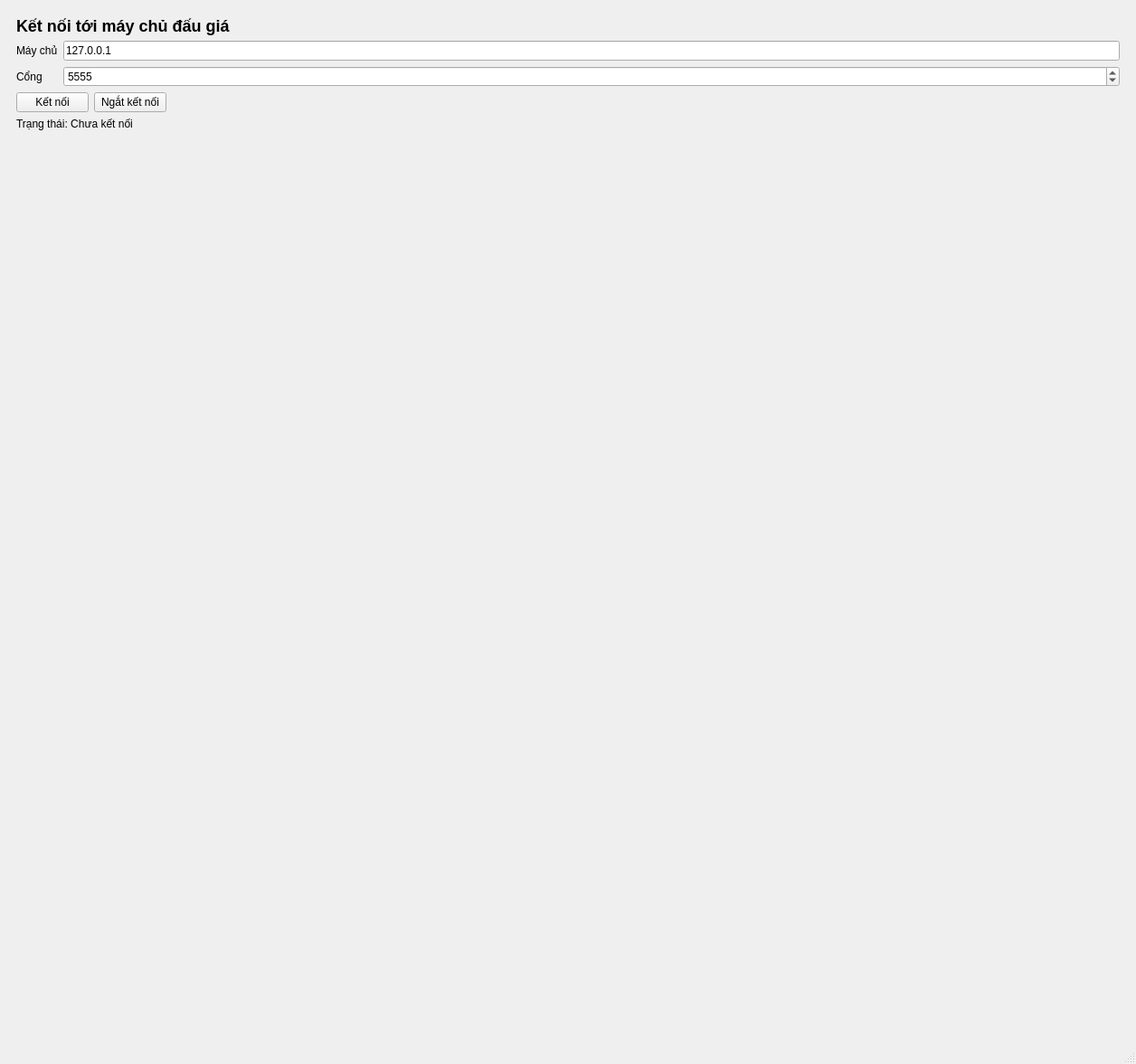
<?xml version='1.0' encoding='utf-8'?>
<ui version="4.0">
 <class>MainWindow</class>
<widget class="QMainWindow" name="MainWindow">
  <property name="windowTitle">
   <string>Ứng dụng đấu giá (Qt)</string>
  </property>
 <widget class="QWidget" name="centralwidget">
   <layout class="QVBoxLayout" name="verticalLayout">
    <item>
     <widget class="QStackedWidget" name="stackedWidget">
      <widget class="QWidget" name="pageConnect">
       <layout class="QVBoxLayout" name="vConnect">
        <item>
         <widget class="QLabel" name="lblTitleConnect">
          <property name="text">
           <string>&lt;h2&gt;Kết nối tới máy chủ đấu giá&lt;/h2&gt;</string>
          </property>
         </widget>
        </item>
       <item>
         <layout class="QFormLayout" name="formConnect">
          <item row="0" column="0">
           <widget class="QLabel" name="lblHost">
            <property name="text">
             <string>Máy chủ</string>
            </property>
           </widget>
          </item>
         <item row="0" column="1">
           <widget class="QLineEdit" name="edtHost">
            <property name="text">
             <string>127.0.0.1</string>
            </property>
           </widget>
          </item>
         <item row="1" column="0">
           <widget class="QLabel" name="lblPort">
            <property name="text">
             <string>Cổng</string>
            </property>
           </widget>
          </item>
         <item row="1" column="1">
           <widget class="QSpinBox" name="spinPort">
            <property name="minimum">
             <number>1</number>
            </property>
           <property name="maximum">
             <number>65535</number>
            </property>
           <property name="value">
             <number>5555</number>
            </property>
           </widget>
          </item>
         </layout>
        </item>
       <item>
         <layout class="QHBoxLayout" name="hConnectBtns">
          <item>
           <widget class="QPushButton" name="btnConnect">
            <property name="text">
             <string>Kết nối</string>
            </property>
           </widget>
          </item>
         <item>
           <widget class="QPushButton" name="btnDisconnect">
            <property name="text">
             <string>Ngắt kết nối</string>
            </property>
           </widget>
          </item>
         <item>
           <spacer name="spConnect">
            <property name="orientation">
             <enum>Qt::Horizontal</enum>
            </property>
           <property name="sizeHint" stdset="0">
             <size>
              <width>200</width>
             <height>20</height>
             </size>
            </property>
           </spacer>
          </item>
         </layout>
        </item>
       <item>
         <widget class="QLabel" name="lblConnStatus">
          <property name="text">
           <string>Trạng thái: Chưa kết nối</string>
          </property>
         </widget>
        </item>
       <item>
         <spacer name="spConnectBottom">
          <property name="orientation">
           <enum>Qt::Vertical</enum>
          </property>
         <property name="sizeHint" stdset="0">
           <size>
            <width>20</width>
           <height>200</height>
           </size>
          </property>
         </spacer>
        </item>
       </layout>
      </widget>
     <widget class="QWidget" name="pageLogin">
       <layout class="QVBoxLayout" name="vLogin">
        <item>
         <widget class="QLabel" name="lblTitleLogin">
          <property name="text">
           <string>&lt;h2&gt;Đăng nhập&lt;/h2&gt;</string>
          </property>
         </widget>
        </item>
       <item>
         <layout class="QFormLayout" name="formLogin">
          <item row="0" column="0">
           <widget class="QLabel" name="lblUser">
            <property name="text">
             <string>Tên đăng nhập</string>
            </property>
           </widget>
          </item>
         <item row="0" column="1">
           <widget class="QLineEdit" name="edtUser" />
          </item>
         <item row="1" column="0">
           <widget class="QLabel" name="lblPass">
            <property name="text">
             <string>Mật khẩu</string>
            </property>
           </widget>
          </item>
         <item row="1" column="1">
           <widget class="QLineEdit" name="edtPass">
            <property name="echoMode">
             <enum>QLineEdit::Password</enum>
            </property>
           </widget>
          </item>
         </layout>
        </item>
       <item>
         <layout class="QHBoxLayout" name="hLoginBtns">
          <item>
           <widget class="QPushButton" name="btnLogin">
            <property name="text">
             <string>Đăng nhập</string>
            </property>
           </widget>
          </item>
         <item>
           <widget class="QPushButton" name="btnBackToConnect">
            <property name="text">
             <string>Quay lại</string>
            </property>
           </widget>
          </item>
         <item>
           <spacer name="spLogin">
            <property name="orientation">
             <enum>Qt::Horizontal</enum>
            </property>
           <property name="sizeHint" stdset="0">
             <size>
              <width>200</width>
             <height>20</height>
             </size>
            </property>
           </spacer>
          </item>
         </layout>
        </item>
       <item>
         <widget class="QLabel" name="lblAuthStatus">
          <property name="text">
           <string>Trạng thái: Chưa đăng nhập</string>
          </property>
         </widget>
        </item>
       <item>
         <spacer name="spLoginBottom">
          <property name="orientation">
           <enum>Qt::Vertical</enum>
          </property>
         <property name="sizeHint" stdset="0">
           <size>
            <width>20</width>
           <height>200</height>
           </size>
          </property>
         </spacer>
        </item>
       </layout>
      </widget>
     <widget class="QWidget" name="pageRooms">
       <layout class="QVBoxLayout" name="vRooms">
        <item>
         <layout class="QHBoxLayout" name="hHomeHeader">
          <item>
           <widget class="QLabel" name="lblTitleRooms">
            <property name="text">
             <string>&lt;h2&gt;Trang chủ đấu giá&lt;/h2&gt;</string>
            </property>
           </widget>
          </item>
         <item>
           <spacer name="spHomeHeader">
            <property name="orientation">
             <enum>Qt::Horizontal</enum>
            </property>
           <property name="sizeHint" stdset="0">
             <size>
              <width>200</width>
             <height>20</height>
             </size>
            </property>
           </spacer>
          </item>
         <item>
           <widget class="QLabel" name="lblUserInfo">
            <property name="text">
             <string>Xin chào: - (vai trò: -)</string>
            </property>
           </widget>
          </item>
         <item>
           <widget class="QPushButton" name="btnLogout">
            <property name="text">
             <string>Đăng xuất</string>
            </property>
           </widget>
          </item>
         </layout>
        </item>
       <item>
         <widget class="QTabWidget" name="tabHome">
          <property name="currentIndex">
           <number>0</number>
          </property>
         <widget class="QWidget" name="tabRooms">
           <attribute name="title">
            <string>Phòng đấu giá</string>
           </attribute>
          <layout class="QHBoxLayout" name="hRoomsBody">
            <item>
             <layout class="QVBoxLayout" name="vRoomsLeft">
              <item>
               <layout class="QHBoxLayout" name="hRoomsTools">
                <item>
                 <widget class="QLineEdit" name="edtRoomSearch">
                  <property name="placeholderText">
                   <string>Tìm phòng (theo tên / mã / chủ phòng)...</string>
                  </property>
                 </widget>
                </item>
               <item>
                 <widget class="QComboBox" name="cmbRoomScope">
                  <item>
                   <property name="text">
                    <string>Tất cả phòng</string>
                   </property>
                  </item>
                 <item>
                   <property name="text">
                    <string>Phòng của tôi</string>
                   </property>
                  </item>
                 </widget>
                </item>
               <item>
                 <widget class="QComboBox" name="cmbRoomStatus">
                  <item>
                   <property name="text">
                    <string>Tất cả trạng thái</string>
                   </property>
                  </item>
                 <item>
                   <property name="text">
                    <string>Chờ</string>
                   </property>
                  </item>
                 <item>
                   <property name="text">
                    <string>Đang đấu giá</string>
                   </property>
                  </item>
                 <item>
                   <property name="text">
                    <string>Đã kết thúc</string>
                   </property>
                  </item>
                 </widget>
                </item>
               <item>
                 <widget class="QPushButton" name="btnRefreshRooms">
                  <property name="text">
                   <string>Làm mới</string>
                  </property>
                 </widget>
                </item>
               </layout>
              </item>
             <item>
               <widget class="QTableWidget" name="tblRooms">
                <property name="alternatingRowColors">
                 <bool>true</bool>
                </property>
               <property name="selectionBehavior">
                 <enum>QAbstractItemView::SelectRows</enum>
                </property>
               <property name="selectionMode">
                 <enum>QAbstractItemView::SingleSelection</enum>
                </property>
               <property name="editTriggers">
                 <set>QAbstractItemView::NoEditTriggers</set>
                </property>
               <property name="rowCount">
                 <number>0</number>
                </property>
               <property name="columnCount">
                 <number>5</number>
                </property>
               <column>
                 <property name="text">
                  <string>Mã</string>
                 </property>
                </column>
               <column>
                 <property name="text">
                  <string>Tên phòng</string>
                 </property>
                </column>
               <column>
                 <property name="text">
                  <string>Trạng thái</string>
                 </property>
                </column>
               <column>
                 <property name="text">
                  <string>Người trong phòng</string>
                 </property>
                </column>
               <column>
                 <property name="text">
                  <string>Chủ phòng</string>
                 </property>
                </column>
               </widget>
              </item>
             </layout>
            </item>
           <item>
             <layout class="QVBoxLayout" name="vRoomsRight">
              <item>
               <widget class="QGroupBox" name="grpQuickActions">
                <property name="title">
                 <string>Thao tác nhanh</string>
                </property>
               <layout class="QVBoxLayout" name="vQuick">
                 <item>
                  <layout class="QHBoxLayout" name="hCreate">
                   <item>
                    <widget class="QLineEdit" name="edtCreateRoom">
                     <property name="placeholderText">
                      <string>Nhập tên phòng để tạo</string>
                     </property>
                    </widget>
                   </item>
                  <item>
                    <widget class="QPushButton" name="btnCreateRoom">
                     <property name="text">
                      <string>Tạo phòng</string>
                     </property>
                    </widget>
                   </item>
                  </layout>
                 </item>
                <item>
                  <layout class="QHBoxLayout" name="hJoin">
                   <item>
                    <widget class="QLineEdit" name="edtJoinRoomId">
                     <property name="placeholderText">
                      <string>Mã phòng hoặc tên phòng để tham gia</string>
                     </property>
                    </widget>
                   </item>
                  <item>
                    <widget class="QPushButton" name="btnJoinRoom">
                     <property name="text">
                      <string>Tham gia</string>
                     </property>
                    </widget>
                   </item>
                  </layout>
                 </item>
                <item>
                  <layout class="QHBoxLayout" name="hJoinSelectedRow">
                   <item>
                    <widget class="QPushButton" name="btnJoinSelected">
                     <property name="text">
                      <string>Tham gia phòng đang chọn</string>
                     </property>
                    </widget>
                   </item>
                  <item>
                    <widget class="QPushButton" name="btnOpenHistory">
                     <property name="text">
                      <string>Xem lịch sử</string>
                     </property>
                    </widget>
                   </item>
                  </layout>
                 </item>
                </layout>
               </widget>
              </item>
             <item>
               <widget class="QGroupBox" name="grpRoomDetails">
                <property name="title">
                 <string>Phòng đang chọn</string>
                </property>
               <layout class="QVBoxLayout" name="vSelRoom">
                <item>
                 <layout class="QFormLayout" name="formRoomDetails">
                  <item row="0" column="0">
                   <widget class="QLabel" name="lblSelIdTitle">
                    <property name="text">
                     <string>Mã</string>
                    </property>
                   </widget>
                  </item>
                  <item row="0" column="1">
                   <widget class="QLabel" name="lblSelRoomId">
                    <property name="text">
                     <string>-</string>
                    </property>
                   </widget>
                  </item>
                  <item row="1" column="0">
                   <widget class="QLabel" name="lblSelNameTitle">
                    <property name="text">
                     <string>Tên</string>
                    </property>
                   </widget>
                  </item>
                  <item row="1" column="1">
                   <widget class="QLabel" name="lblSelRoomName">
                    <property name="text">
                     <string>-</string>
                    </property>
                   </widget>
                  </item>
                  <item row="2" column="0">
                   <widget class="QLabel" name="lblSelStatusTitle">
                    <property name="text">
                     <string>Trạng thái</string>
                    </property>
                   </widget>
                  </item>
                  <item row="2" column="1">
                   <widget class="QLabel" name="lblSelRoomStatus">
                    <property name="text">
                     <string>-</string>
                    </property>
                   </widget>
                  </item>
                  <item row="3" column="0">
                   <widget class="QLabel" name="lblSelPartTitle">
                    <property name="text">
                     <string>Người tham gia</string>
                    </property>
                   </widget>
                  </item>
                  <item row="3" column="1">
                   <widget class="QLabel" name="lblSelRoomParticipants">
                    <property name="text">
                     <string>-</string>
                    </property>
                   </widget>
                  </item>
                  <item row="4" column="0">
                   <widget class="QLabel" name="lblSelOwnerTitle">
                    <property name="text">
                     <string>Chủ phòng</string>
                    </property>
                   </widget>
                  </item>
                  <item row="4" column="1">
                   <widget class="QLabel" name="lblSelRoomOwner">
                    <property name="text">
                     <string>-</string>
                    </property>
                   </widget>
                  </item>
                 </layout>
                </item>
                <item>
                 <widget class="QFrame" name="lineSelRoomUsers">
                  <property name="frameShape">
                   <enum>QFrame::HLine</enum>
                  </property>
                  <property name="frameShadow">
                   <enum>QFrame::Sunken</enum>
                  </property>
                 </widget>
                </item>
                <item>
                 <widget class="QLabel" name="lblSelRoomUsersTitle">
                  <property name="text">
                   <string>Người dùng (để chat)</string>
                  </property>
                 </widget>
                </item>
                <item>
                 <widget class="QLineEdit" name="edtSelRoomUserSearch">
                  <property name="placeholderText">
                   <string>Tìm người dùng...</string>
                  </property>
                 </widget>
                </item>
                <item>
                 <widget class="QListWidget" name="lstSelRoomUsers">
                  <property name="minimumHeight">
                   <number>120</number>
                  </property>
                 </widget>
                </item>
                <item>
                 <widget class="QLabel" name="lblSelRoomUsersHint">
                  <property name="text">
                   <string>Nhấp đúp người dùng để mở chat</string>
                  </property>
                  <property name="wordWrap">
                   <bool>true</bool>
                  </property>
                 </widget>
                </item>
               </layout>
               </widget>
              </item>
             <item>
               <widget class="QLabel" name="lblRoomsStatus">
                <property name="text">
                 <string>Trạng thái: -</string>
                </property>
               <property name="wordWrap">
                 <bool>true</bool>
                </property>
               </widget>
              </item>
             <item>
               <spacer name="spRoomsRightBottom">
                <property name="orientation">
                 <enum>Qt::Vertical</enum>
                </property>
               <property name="sizeHint" stdset="0">
                 <size>
                  <width>20</width>
                 <height>120</height>
                 </size>
                </property>
               </spacer>
              </item>
             </layout>
            </item>
           </layout>
          </widget>
         <widget class="QWidget" name="tabHistory">
           <attribute name="title">
            <string>Lịch sử</string>
           </attribute>
          <layout class="QVBoxLayout" name="vHistory">
            <item>
             <layout class="QHBoxLayout" name="hHistTools">
              <item>
               <widget class="QPushButton" name="btnRefreshHistory">
                <property name="text">
                 <string>Làm mới lịch sử</string>
                </property>
               </widget>
              </item>
             <item>
               <spacer name="spHistTools">
                <property name="orientation">
                 <enum>Qt::Horizontal</enum>
                </property>
               <property name="sizeHint" stdset="0">
                 <size>
                  <width>200</width>
                 <height>20</height>
                 </size>
                </property>
               </spacer>
              </item>
             <item>
               <widget class="QLineEdit" name="edtHistSearch">
                <property name="placeholderText">
                 <string>Tìm trong lịch sử (phòng / vật phẩm)...</string>
                </property>
               </widget>
              </item>
             </layout>
            </item>
           <item>
             <widget class="QTableWidget" name="tblHistory">
              <property name="editTriggers">
               <set>QAbstractItemView::EditTrigger::NoEditTriggers</set>
              </property>
              <property name="alternatingRowColors">
               <bool>true</bool>
              </property>
              <property name="selectionBehavior">
               <enum>QAbstractItemView::SelectionBehavior::SelectRows</enum>
              </property>
              <property name="rowCount">
               <number>0</number>
              </property>
              <property name="columnCount">
               <number>8</number>
              </property>
              <column>
               <property name="text">
                <string>Thời gian</string>
               </property>
              </column>
              <column>
               <property name="text">
                <string>Phòng</string>
               </property>
              </column>
              <column>
               <property name="text">
                <string>Vật phẩm</string>
               </property>
              </column>
              <column>
               <property name="text">
                <string>Vai trò</string>
               </property>
              </column>
              <column>
               <property name="text">
                <string>Người bán</string>
               </property>
              </column>
              <column>
               <property name="text">
                <string>Người thắng</string>
               </property>
              </column>
              <column>
               <property name="text">
                <string>Giá</string>
               </property>
              </column>
              <column>
               <property name="text">
                <string>Lý do</string>
               </property>
              </column>
             </widget>
            </item>
           <item>
             <widget class="QLabel" name="lblHistoryStatus">
              <property name="text">
               <string>Trạng thái: -</string>
              </property>
             <property name="wordWrap">
               <bool>true</bool>
              </property>
             </widget>
            </item>
           </layout>
          </widget>
         <widget class="QWidget" name="tabChat"><attribute name="title"><string>Trò chuyện</string></attribute><layout class="QHBoxLayout" name="hChat"><item><widget class="QGroupBox" name="grpChatUsers"><property name="title"><string>Người dùng (trong phòng)</string></property><layout class="QVBoxLayout" name="vChatUsers"><item><layout class="QHBoxLayout" name="hChatUserTools"><item><widget class="QPushButton" name="btnChatUsers"><property name="text"><string>Cập nhật</string></property></widget></item><item><spacer name="spChatUsers"><property name="orientation"><enum>Qt::Horizontal</enum></property><property name="sizeHint"><size><width>40</width><height>20</height></size></property></spacer></item></layout></item><item><widget class="QListWidget" name="lstChatUsers"><property name="minimumWidth"><number>200</number></property></widget></item></layout></widget></item><item><widget class="QGroupBox" name="grpChatBox"><property name="title"><string>Tin nhắn</string></property><layout class="QVBoxLayout" name="vChatBox"><item><widget class="QLabel" name="lblChatPeer"><property name="text"><string>Đang chat với: -</string></property></widget></item><item><widget class="QPlainTextEdit" name="txtChat"><property name="readOnly"><bool>true</bool></property><property name="minimumHeight"><number>260</number></property></widget></item><item><layout class="QHBoxLayout" name="hChatInput"><item><widget class="QLineEdit" name="edtChatMsg"><property name="placeholderText"><string>Nhập tin nhắn...</string></property></widget></item><item><widget class="QPushButton" name="btnChatSend"><property name="text"><string>Gửi</string></property></widget></item></layout></item></layout></widget></item></layout></widget></widget>
        </item>
       </layout>
      </widget>
     <widget class="QWidget" name="pageRoom">
       <layout class="QVBoxLayout" name="vRoom">
        <item><widget class="QGroupBox" name="grpRoomUsers"><property name="title"><string>Người trong phòng</string></property><layout class="QVBoxLayout" name="vRoomUsers"><item><layout class="QHBoxLayout" name="hRoomUsersTools"><item><widget class="QPushButton" name="btnRefreshChatUsers"><property name="text"><string>Cập nhật</string></property></widget></item><item><widget class="QLabel" name="lblRoomUsersHint"><property name="text"><string>Nhấp đúp người dùng để chat</string></property></widget></item><item><spacer name="spRoomUsers"><property name="orientation"><enum>Qt::Horizontal</enum></property><property name="sizeHint"><size><width>40</width><height>20</height></size></property></spacer></item></layout></item><item><widget class="QListWidget" name="lstRoomUsers"><property name="minimumHeight"><number>90</number></property></widget></item></layout></widget></item><item>
         <layout class="QHBoxLayout" name="hRoomHeader">
          <item>
           <widget class="QLabel" name="lblRoomTitle">
            <property name="text">
             <string>Phòng: (chưa tham gia)</string>
            </property>
           </widget>
          </item>
         <item>
           <spacer name="spRoomHeader">
            <property name="orientation">
             <enum>Qt::Horizontal</enum>
            </property>
           <property name="sizeHint" stdset="0">
             <size>
              <width>200</width>
             <height>20</height>
             </size>
            </property>
           </spacer>
          </item>
         <item>
           <widget class="QPushButton" name="btnLeaveRoom">
            <property name="text">
             <string>Rời phòng</string>
            </property>
           </widget>
          </item>
         <item>
           <widget class="QPushButton" name="btnStartRoom">
            <property name="text">
             <string>Bắt đầu</string>
            </property>
           </widget>
          </item>
         <item>
           <widget class="QPushButton" name="btnEndRoom">
            <property name="text">
             <string>Kết thúc</string>
            </property>
           </widget>
          </item>
         </layout>
        </item>
       <item>
         <layout class="QHBoxLayout" name="hRoomMain">
          <item>
           <layout class="QVBoxLayout" name="vLeft">
            <item>
             <widget class="QGroupBox" name="grpCurrent">
              <property name="title">
               <string>Đấu giá hiện tại</string>
              </property>
             <layout class="QFormLayout" name="formCurrent">
               <item row="0" column="0">
                <widget class="QLabel" name="lblItemNameTitle">
                 <property name="text">
                  <string>Vật phẩm</string>
                 </property>
                </widget>
               </item>
              <item row="0" column="1">
                <widget class="QLabel" name="lblItemName">
                 <property name="text">
                  <string>KHÔNG CÓ</string>
                 </property>
                </widget>
               </item>
              <item row="1" column="0">
                <widget class="QLabel" name="lblItemSellerTitle">
                 <property name="text">
                  <string>Người bán</string>
                 </property>
                </widget>
               </item>
              <item row="1" column="1">
                <widget class="QLabel" name="lblItemSeller">
                 <property name="text">
                  <string>-</string>
                 </property>
                </widget>
               </item>
              <item row="2" column="0">
                <widget class="QLabel" name="lblItemStartTitle">
                 <property name="text">
                  <string>Giá khởi điểm</string>
                 </property>
                </widget>
               </item>
              <item row="2" column="1">
                <widget class="QLabel" name="lblItemStart">
                 <property name="text">
                  <string>-</string>
                 </property>
                </widget>
               </item>
              <item row="3" column="0">
                <widget class="QLabel" name="lblItemBuyNowTitle">
                 <property name="text">
                  <string>Mua ngay</string>
                 </property>
                </widget>
               </item>
              <item row="3" column="1">
                <widget class="QLabel" name="lblItemBuyNow">
                 <property name="text">
                  <string>-</string>
                 </property>
                </widget>
               </item>
              <item row="4" column="0">
                <widget class="QLabel" name="lblItemPriceTitle">
                 <property name="text">
                  <string>Hiện tại</string>
                 </property>
                </widget>
               </item>
              <item row="4" column="1">
                <widget class="QLabel" name="lblItemPrice">
                 <property name="text">
                  <string>-</string>
                 </property>
                </widget>
               </item>
              <item row="5" column="0">
                <widget class="QLabel" name="lblItemLeaderTitle">
                 <property name="text">
                  <string>Người dẫn đầu</string>
                 </property>
                </widget>
               </item>
              <item row="5" column="1">
                <widget class="QLabel" name="lblItemLeader">
                 <property name="text">
                  <string>-</string>
                 </property>
                </widget>
               </item>
              <item row="6" column="0">
                <widget class="QLabel" name="lblItemTimeTitle">
                 <property name="text">
                  <string>Thời gian còn lại</string>
                 </property>
                </widget>
               </item>
              <item row="6" column="1">
                <widget class="QLabel" name="lblItemTime">
                 <property name="text">
                  <string>-</string>
                 </property>
                </widget>
               </item>
              </layout>
             </widget>
            </item>
           <item>
             <widget class="QLabel" name="lblMinBid">
              <property name="text">
               <string>Giá tối thiểu: -</string>
              </property>
             </widget>
            </item>
           <item>
             <layout class="QHBoxLayout" name="hBidRow">
              <item>
               <widget class="QLineEdit" name="edtBidAmount">
                <property name="placeholderText">
                 <string>Số tiền đặt giá</string>
                </property>
               </widget>
              </item>
             <item>
               <widget class="QPushButton" name="btnBid">
                <property name="text">
                 <string>Đặt giá</string>
                </property>
               </widget>
              </item>
             <item>
               <widget class="QPushButton" name="btnBuyNow">
                <property name="text">
                 <string>Mua ngay</string>
                </property>
               </widget>
              </item>
             
           <item>
             <layout class="QHBoxLayout" name="hAutoBidRow">
              <item>
               <widget class="QCheckBox" name="chkAutoBid">
                <property name="text">
                 <string>Auto-bid</string>
                </property>
               </widget>
              </item>
              <item>
               <widget class="QLineEdit" name="edtAutoBidMax">
                <property name="placeholderText">
                 <string>Giá tối đa</string>
                </property>
               </widget>
              </item>
              <item>
               <widget class="QPushButton" name="btnAutoBidApply">
                <property name="text">
                 <string>Bật</string>
                </property>
               </widget>
              </item>
              <item>
               <widget class="QPushButton" name="btnAutoBidOff">
                <property name="text">
                 <string>Tắt</string>
                </property>
               </widget>
              </item>
             </layout>
            </item>
</layout>
            </item>
           <item>
             <widget class="QLabel" name="lblRoomStatus">
              <property name="text">
               <string>Trạng thái: -</string>
              </property>
             </widget>
            </item>
           <item>
             <widget class="QPlainTextEdit" name="txtLog">
              <property name="readOnly">
               <bool>true</bool>
              </property>
             </widget>
            </item>
           </layout>
          </item>
         <item>
           <layout class="QVBoxLayout" name="vRight">
            <item>
             <widget class="QGroupBox" name="grpQueue">
              <property name="title">
               <string>Hàng chờ</string>
              </property>
             <layout class="QVBoxLayout" name="vQueue">
               <item>
                <widget class="QTableWidget" name="tblQueue">
                 <property name="rowCount">
                  <number>0</number>
                 </property>
                <property name="columnCount">
                  <number>5</number>
                 </property>
                <column>
                  <property name="text">
                   <string>Mã</string>
                  </property>
                 </column>
                <column>
                  <property name="text">
                   <string>Tên</string>
                  </property>
                 </column>
                <column>
                  <property name="text">
                   <string>Giá khởi điểm</string>
                  </property>
                 </column>
                <column>
                  <property name="text">
                   <string>Mua ngay</string>
                  </property>
                 </column>
                <column>
                  <property name="text">
                   <string>Thời lượng</string>
                  </property>
                 </column>
                </widget>
               </item>
              <item>
                <layout class="QHBoxLayout" name="hQueueBtns">
                 <item>
                  <widget class="QPushButton" name="btnViewQueued">
                   <property name="text">
                    <string>Xem hàng chờ</string>
                   </property>
                  </widget>
                 </item>
                <item>
                  <spacer name="spQueueBtns">
                   <property name="orientation">
                    <enum>Qt::Horizontal</enum>
                   </property>
                  <property name="sizeHint" stdset="0">
                    <size>
                     <width>40</width>
                    <height>20</height>
                    </size>
                   </property>
                  </spacer>
                 </item>
                </layout>
               </item>
              </layout>
             </widget>
            </item>
           <item>
             <widget class="QGroupBox" name="grpDraft">
              <property name="title">
               <string>Nháp người bán</string>
              </property>
             <layout class="QVBoxLayout" name="vDraft">
               <item>
                <layout class="QHBoxLayout" name="hDraftAdd">
                 <item>
                  <widget class="QLineEdit" name="edtDraftName">
                   <property name="placeholderText">
                    <string>tên (không khoảng trắng)</string>
                   </property>
                  </widget>
                 </item>
                <item>
                  <widget class="QLineEdit" name="edtDraftStart">
                   <property name="placeholderText">
                    <string>giá khởi điểm</string>
                   </property>
                  </widget>
                 </item>
                <item>
                  <widget class="QLineEdit" name="edtDraftBuy">
                   <property name="placeholderText">
                    <string>mua ngay (0)</string>
                   </property>
                  </widget>
                 </item>
                <item>
                  <widget class="QLineEdit" name="edtDraftDur">
                   <property name="placeholderText">
                    <string>thời lượng (giây)</string>
                   </property>
                  </widget>
                 </item>
                <item>
                  <widget class="QPushButton" name="btnAddDraft">
                   <property name="text">
                    <string>Thêm vật phẩm</string>
                   </property>
                  </widget>
                 </item>
                </layout>
               </item>
              <item>
                <widget class="QTableWidget" name="tblDraft">
                 <property name="rowCount">
                  <number>0</number>
                 </property>
                <property name="columnCount">
                  <number>6</number>
                 </property>
                <column>
                  <property name="text">
                   <string>Mã nháp</string>
                  </property>
                 </column>
                <column>
                  <property name="text">
                   <string>Tên</string>
                  </property>
                 </column>
                <column>
                  <property name="text">
                   <string>Giá khởi điểm</string>
                  </property>
                 </column>
                <column>
                  <property name="text">
                   <string>Mua ngay</string>
                  </property>
                 </column>
                <column>
                  <property name="text">
                   <string>Thời lượng</string>
                  </property>
                 </column>
                <column>
                  <property name="text">
                   <string>Xóa</string>
                  </property>
                 </column>
                </widget>
               </item>
              <item>
                <layout class="QHBoxLayout" name="hDraftBtns">
                 <item>
                  <widget class="QPushButton" name="btnDraftList">
                   <property name="text">
                    <string>Xem danh sách nháp</string>
                   </property>
                  </widget>
                 </item>
                <item>
                  <widget class="QPushButton" name="btnPublishOk">
                   <property name="text">
                    <string>OK (Bắt đầu đấu giá)</string>
                   </property>
                  </widget>
                 </item>
                <item>
                  <spacer name="spDraftBtns">
                   <property name="orientation">
                    <enum>Qt::Horizontal</enum>
                   </property>
                  <property name="sizeHint" stdset="0">
                    <size>
                     <width>40</width>
                    <height>20</height>
                    </size>
                   </property>
                  </spacer>
                 </item>
                </layout>
               </item>
              </layout>
             </widget>
            </item>
            <item>
              <widget class="QGroupBox" name="grpEnded">
               <property name="title">
                <string>Vật phẩm đã kết thúc</string>
               </property>
              <layout class="QVBoxLayout" name="vEnded">
                <item>
                 <widget class="QTableWidget" name="tblEnded">
                  <property name="rowCount">
                   <number>0</number>
                  </property>
                 <property name="columnCount">
                   <number>6</number>
                  </property>
                 <column>
                   <property name="text">
                    <string>Mã vật phẩm</string>
                   </property>
                  </column>
                 <column>
                   <property name="text">
                    <string>Trạng thái</string>
                   </property>
                  </column>
                 <column>
                   <property name="text">
                    <string>Người thắng</string>
                   </property>
                  </column>
                 <column>
                   <property name="text">
                    <string>Giá cuối</string>
                   </property>
                  </column>
                 <column>
                   <property name="text">
                    <string>Lý do</string>
                   </property>
                  </column>
                 <column>
                   <property name="text">
                    <string>Kết thúc lúc</string>
                   </property>
                  </column>
                 </widget>
                </item>
               <item>
                 <layout class="QHBoxLayout" name="hEndedBtns">
                  <item>
                   <widget class="QPushButton" name="btnViewEnded">
                    <property name="text">
                     <string>Xem đã kết thúc</string>
                    </property>
                   </widget>
                  </item>
                 <item>
                   <spacer name="spEndedBtns">
                    <property name="orientation">
                     <enum>Qt::Horizontal</enum>
                    </property>
                   <property name="sizeHint" stdset="0">
                     <size>
                      <width>40</width>
                     <height>20</height>
                     </size>
                    </property>
                   </spacer>
                  </item>
                 </layout>
                </item>
               </layout>
              </widget>
             </item>
           </layout>
          </item>
         </layout>
        </item>
       </layout>
      </widget>
     </widget>
    </item>
   </layout>
  </widget>
 <widget class="QStatusBar" name="statusbar" />
 </widget>
<resources />
<connections />
</ui>
